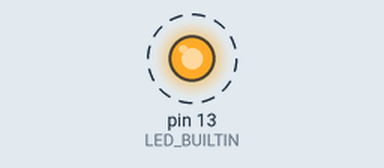
Simulated run of this sketch. Board: Arduino Uno, built with avr-gcc and run on an emulated ATmega328P. Shown: output pins drawn as LEDs (lit = HIGH). Dashed ring = blinking.

Above: at 0.5 s.
Timing chart, 0 to 3.0 s (numbered marks = the images above):
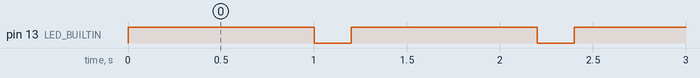

The sketch:

Blink1.1.ino
```cpp
// Answer may not look exactly like example
void setup(){
    pinMode(LED_BUILTIN, OUTPUT);
}

void loop(){ // loop runs over and over
    digitalWrite(LED_BUILTIN, HIGH);
    delay(1000);
    digitalWrite(LED_BUILTIN, LOW);
    delay(200);    // changed low time to be shorter than high
}
```

Measured:
- by itself, pin 13 (LED_BUILTIN): alternates HIGH for 1.0 s and LOW for 0.20 s
